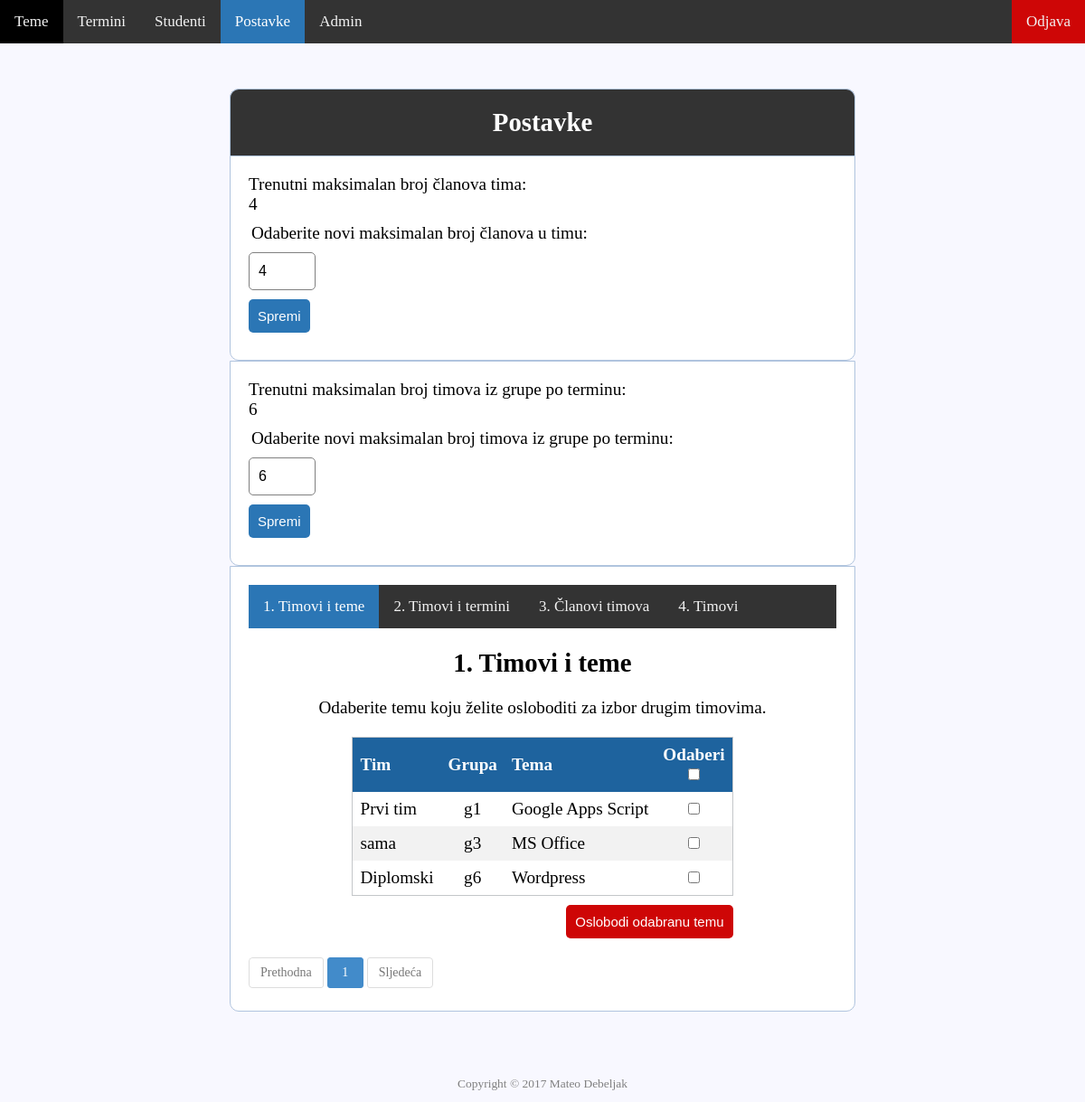
The app's page /registration/settingsAdmin.php (signed in) with its own data.
### tables this page shows
CREATE TABLE `settings` (
  `id` int(11) NOT NULL,
  `name` varchar(255) NOT NULL,
  `value` text NOT NULL
);

CREATE TABLE `teamtopics` (
  `id` int(11) NOT NULL,
  `teamid` int(11) NOT NULL,
  `topicid` int(11) NOT NULL
);

CREATE TABLE `teams` (
  `id` int(11) NOT NULL,
  `name` varchar(255) NOT NULL,
  `groups` varchar(255) NOT NULL
);

CREATE TABLE `topics` (
  `id` int(11) NOT NULL,
  `title` text NOT NULL
);

### registration/settingsAdmin.php (the view, shortened to what this page needs)
<?php
	include 'server.php';
	$query = $con->prepare("SELECT fname, lname
							FROM admins
							WHERE id = :currentUserId");
	$query->bindParam(":currentUserId", $_SESSION["id"]);
	$query->execute();
	$name = $query->fetch(PDO::FETCH_OBJ);
	$query = "SELECT * FROM settings WHERE name = 'maxTeamMembers'";
	$value = mysqli_query($db,$query)or die(mysqli_error());
	$query = "SELECT * FROM settings WHERE name = 'maxTeamsPerGroup'";
	$teams = mysqli_query($db,$query)or die(mysqli_error());
	$limit = 15;
	if (isset($_GET["page"])) { $page  = $_GET["page"]; } else { $page=1; };
	$start_from = ($page-1) * $limit;
	$query = "SELECT topics.title, teams.name, teams.groups, teamtopics.id
			  FROM teamtopics
			  INNER JOIN teams ON teamtopics.teamid = teams.id
			  INNER JOIN topics ON teamtopics.topicid = topics.id
			  ORDER BY teams.groups, teams.name ASC LIMIT $start_from, $limit";
	$result = mysqli_query($db,$query)or die(mysqli_error());
?>
<!DOCTYPE html>
<html>
<head>
	<link rel="stylesheet" href="dist/simplePagination.css" />
	<link rel="stylesheet" type="text/css" href="style.css" />
</head>
<body>
	<div class="topnav" id="myTopnav">
	  <a href="topicAdmin.php">Teme</a>
	  <a href="datesAdmin.php">Termini</a>
	  <a href="usersAdmin.php">Studenti</a>
	  <a class="active" href="settingsAdmin.php">Postavke</a>
	  <a href="registerAdmin.php">Admin</a>
	  <?php  if (isset($_SESSION['username'])) : ?>
	  	<a style="float: right; background-color: #ce0606;" href="settingsAdmin.php?logout='1'">Odjava</a>
	  	<p style="float: right; color: #f2f2f2; text-align: center; padding: 14px 16px; font-size: 17px;"><?php echo $name->fname; echo " "; echo $name->lname;  ?></p>
	  <?php endif ?>
	</div>
	<div class="header-admin" style="width: 650px;">
		<h2>Postavke</h2>
	</div>
	<form method="post" action="settings.php" style="width: 650px;">
		<label>Trenutni maksimalan broj članova tima:</label>
		<?php
			while ($row = mysqli_fetch_array($value)) {
				echo "<p>"; echo $row["value"]; echo "</p>";
			}
		?>
		<div class="input-group">
			<label>Odaberite novi maksimalan broj članova u timu:</label>
		</div>
		<div class="input-num">
			<input type="number" id="maxTeamMembers" name="maxTeamMembers" min="1" max="10" value="4" />
		</div>
		<div class="input-group">
			<button type="submit" class="btn">Spremi</button>
		</div>
	</form>
	<form method="post" action="settings2.php" style="width: 650px;">
		<label>Trenutni maksimalan broj timova iz grupe po terminu:</label>
		<?php
			while ($row = mysqli_fetch_array($teams)) {
				echo "<p>"; echo $row["value"]; echo "</p>";
			}
		?>
		<div class="input-group">
			<label>Odaberite novi maksimalan broj timova iz grupe po terminu:</label>
		</div>
		<div class="input-num">
			<input type="number" id="maxTeamsPerGroup" name="maxTeamsPerGroup" min="1" max="15" value="6" />
		</div>
		<div class="input-group">
			<button type="submit" class="btn">Spremi</button>
		</div>
	</form>
<div class="content" style="width: 650px;">
	<div class="topnav" id="myTopnav">
	  <a class="active" href="settingsAdmin.php">1. Timovi i teme</a>
	  <a href="settingsAdmin2.php">2. Timovi i termini</a>
	  <a href="settingsAdmin3.php">3. Članovi timova</a>
	  <a href="settingsAdmin4.php">4. Timovi</a>
	</div>
	<br>
	<p><h2 align="center">1. Timovi i teme</h2></p><br>
	<p align="center"> Odaberite temu koju želite osloboditi za izbor drugim timovima. </p>
	<form name="teamtopic" action="settingsAdmin.php?page=<?php echo $page;?>" method="post" style="display: table; background: transparent; border-color: transparent; width: auto;">
		<table>
			<thead>
				<tr>
					<th>Tim</th>
					<th>Grupa</th>
					<th>Tema</th>
					<th style="text-align: center;">Odaberi <br><input type="checkbox" id="cbgroup1_master" onchange="togglecheckboxes(this, 'topics[]')"> </th>
				</tr>
			</thead>
			<tbody>
				<?php while ($row = mysqli_fetch_array($result)) { ?>
				    <tr>
		    			<td> <?php echo $row["name"]; ?> </td>
		    			<td style="text-align: center;"> <?php echo $row["groups"]; ?> </td>
				    	<td> <?php echo $row["title"]; ?> </td>
				    	<td style="text-align: center;"> <input type="checkbox" name="topics[]" value="<?php echo $row["id"]; ?>" /> </td>
				    </tr>
				<?php } ?>
			</tbody>
		</table>
	<div class="input-group">
	<button type="submit" class="delbtn" name="del_teamtopic" onclick="return confirm('Sigurno želite obrisati odabrano?')">Oslobodi odabranu temu</button>
	</div>
	</form>
	<?php
		$query = "SELECT COUNT(id) FROM teamtopics";
		$result = mysqli_query($db, $query);
		$row = mysqli_fetch_row($result);
		$total_records = $row[0];
		$total_pages = ceil($total_records / $limit);
		$pagLink = "<nav><ul class='pagination'>";
		for ($i=1; $i<=$total_pages; $i++) {
		             $pagLink .= "<li><a href='settingsAdmin.php?page=".$i."'>".$i."</a></li>";
		};
		echo $pagLink . "</ul></nav>";
	?>
</div>
</body>
<footer>
    <p class="copyright">Copyright &copy; <?php echo date("Y"); ?> Mateo Debeljak</p>
</footer>
</html>

### registration/style.css (style rules this page uses)
* { margin: 0px; padding: 0px; }
body { font-size: 120%; background: #F8F8FF; }
.header-admin { width: 30%; margin: 50px auto 0px; color: white; background: #333; text-align: center; border: 1px solid #B0C4DE; border-bottom: none; border-radius: 10px 10px 0px 0px; padding: 20px; }
footer { position: relative; height: 100px; width: 100%; }
p.copyright { position: absolute; width: 100%; color: gray; line-height: 40px; font-size: 0.7em; text-align: center; bottom:0; }
form, .content { width: 30%; margin: 0px auto; padding: 20px; border: 1px solid #B0C4DE; background: white; border-radius: 0px 0px 10px 10px; }
a:link { color: #2B76B5; }
.input-group { margin: 10px 0px 10px 0px; }
.input-group label { display: block; text-align: left; margin: 3px; }
.input-num input { height: 30px; width: 8%; padding: 5px 10px; font-size: 16px; border-radius: 5px; border: 1px solid gray; }
.btn { padding: 10px; font-size: 15px; color: white; background: #2B76B5; border: none; border-radius: 5px; cursor:pointer; }
.delbtn { padding: 10px; font-size: 15px; color: white; background: #ce0606; border: none; border-radius: 5px; float: right; cursor:pointer; }
.topnav { background-color: #333; overflow: hidden; }
.topnav a { float: left; display: block; color: #f2f2f2; text-align: center; padding: 14px 16px; text-decoration: none; font-size: 17px; }
.topnav a.active { background-color: #2B76B5; color: white; }
table { counter-reset: rowNumber; border: 1px solid #c3c6c9; border-collapse: collapse; width: 100%; }
th, td { text-align: left; padding: 8px; }
tr:nth-child(even) { background-color: #f2f2f2 }
th { background-color: #1e639e; color: white; }
table tr:not(:first-child) { counter-increment: rowNumber; }

### records on screen
settings: value "4"
settings: value "6"
teamtopics: teamid.name "Prvi tim", teamid.groups "g1", topicid.title "Google Apps Script"
teamtopics: teamid.name "sama", teamid.groups "g3", topicid.title "MS Office"
teamtopics: teamid.name "Diplomski", teamid.groups "g6", topicid.title "Wordpress"
